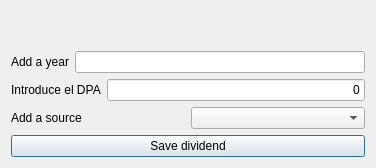
<?xml version="1.0" encoding="UTF-8"?>
<ui version="4.0">
 <class>frmDividendoEstimacionIBM</class>
 <widget class="QDialog" name="frmDividendoEstimacionIBM">
  <property name="windowModality">
   <enum>Qt::ApplicationModal</enum>
  </property>
  <property name="geometry">
   <rect>
    <x>0</x>
    <y>0</y>
    <width>376</width>
    <height>168</height>
   </rect>
  </property>
  <property name="windowTitle">
   <string>Nueva estimación de dividendo</string>
  </property>
  <property name="windowIcon">
   <iconset>
    <normaloff>:/images/dinero.png</normaloff>:/images/dinero.png</iconset>
  </property>
  <property name="modal">
   <bool>true</bool>
  </property>
  <layout class="QHBoxLayout" name="horizontalLayout_4">
   <item>
    <layout class="QVBoxLayout" name="verticalLayout">
     <item>
      <widget class="QLabel" name="lbl">
       <property name="font">
        <font>
         <pointsize>12</pointsize>
        </font>
       </property>
       <property name="styleSheet">
        <string notr="true">color: rgb(0, 192, 0);</string>
       </property>
       <property name="alignment">
        <set>Qt::AlignCenter</set>
       </property>
      </widget>
     </item>
     <item>
      <layout class="QHBoxLayout" name="horizontalLayout">
       <item>
        <widget class="QLabel" name="label">
         <property name="text">
          <string>Add a year</string>
         </property>
        </widget>
       </item>
       <item>
        <widget class="QLineEdit" name="txtYear">
         <property name="alignment">
          <set>Qt::AlignRight|Qt::AlignTrailing|Qt::AlignVCenter</set>
         </property>
        </widget>
       </item>
      </layout>
     </item>
     <item>
      <layout class="QHBoxLayout" name="horizontalLayout_2">
       <item>
        <widget class="QLabel" name="label_2">
         <property name="text">
          <string>Introduce el DPA</string>
         </property>
        </widget>
       </item>
       <item>
        <widget class="myQLineEdit" name="txtDPA">
         <property name="text">
          <string>0</string>
         </property>
         <property name="alignment">
          <set>Qt::AlignRight|Qt::AlignTrailing|Qt::AlignVCenter</set>
         </property>
        </widget>
       </item>
      </layout>
     </item>
     <item>
      <layout class="QHBoxLayout" name="horizontalLayout_3">
       <item>
        <widget class="QLabel" name="label_3">
         <property name="text">
          <string>Add a source</string>
         </property>
        </widget>
       </item>
       <item>
        <widget class="QComboBox" name="cmbSource"/>
       </item>
      </layout>
     </item>
     <item>
      <widget class="QPushButton" name="cmd">
       <property name="text">
        <string>Save dividend</string>
       </property>
      </widget>
     </item>
    </layout>
   </item>
  </layout>
 </widget>
 <customwidgets>
  <customwidget>
   <class>myQLineEdit</class>
   <extends>QLineEdit</extends>
   <header location="global">myqlineedit</header>
  </customwidget>
 </customwidgets>
 <tabstops>
  <tabstop>txtDPA</tabstop>
  <tabstop>txtYear</tabstop>
  <tabstop>cmbSource</tabstop>
  <tabstop>cmd</tabstop>
 </tabstops>
 <resources>
  <include location="../images/xulpymoney.qrc"/>
 </resources>
 <connections/>
</ui>
